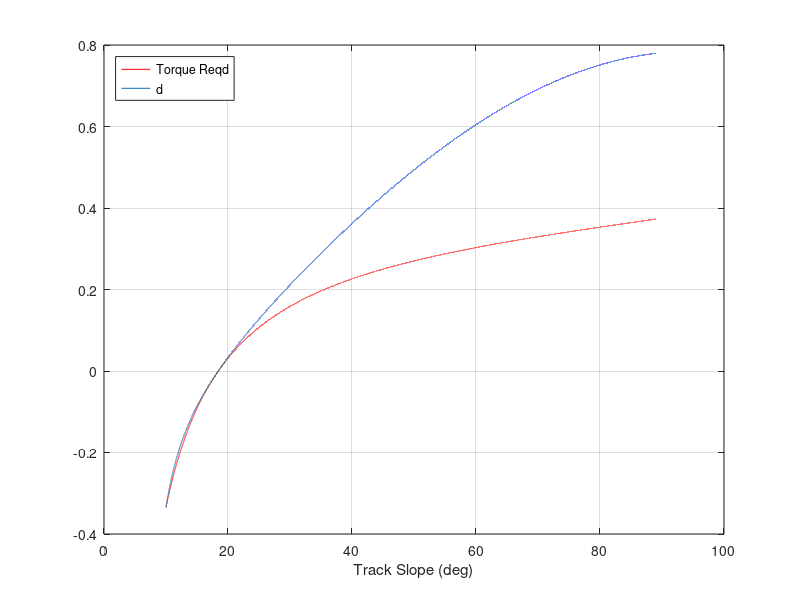
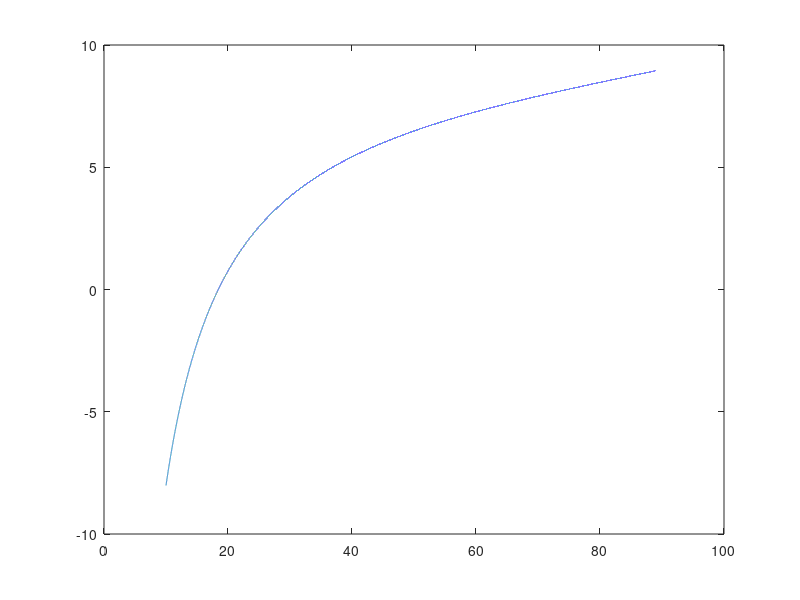

MATLAB code for these plots, in order:
close all; clc, clear;
R=1.25/12;
r=1/12;
W=15;
theta=10:0.001:89;
d = (4.5-(1.5./tand(theta)))/12;
baseInch=(12*d)*2;
M=0:701;
M=R*((W.*d.*sind(theta).*tand(theta/2))./(2.*d.*tand(theta/2)+r.*cosd(theta)));

plot(theta,d,'red')
hold;
plot(theta,M)
xlabel('Track Slope (deg)');
legend('show')
hleg1 = legend('Torque Reqd','d');
set(hleg1,'Location','NorthWest')
grid on

figure

plot(theta,baseInch)